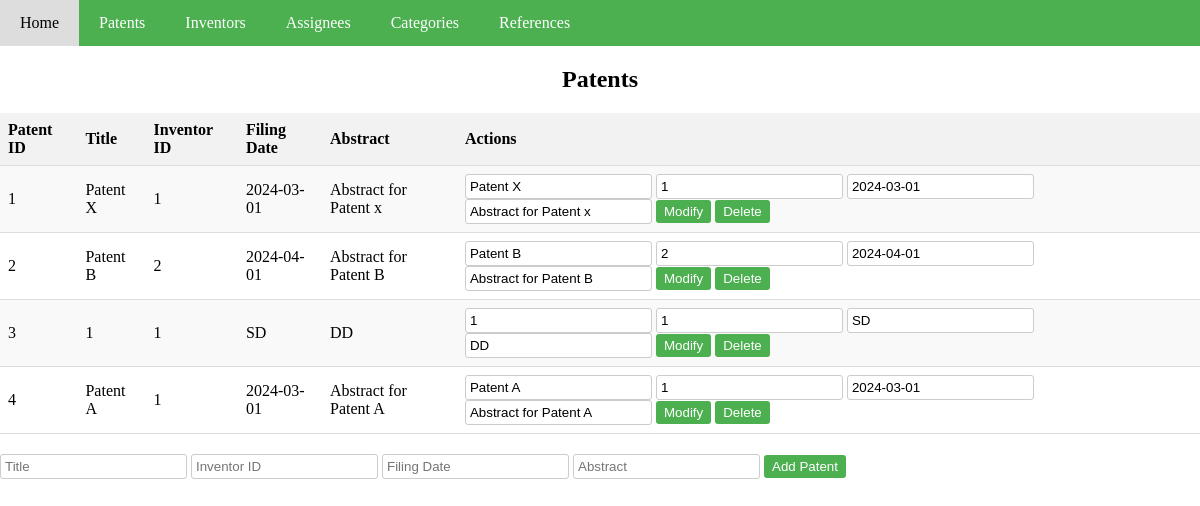
/patents, run on the app's committed database.
### app.py (models this page shows)
class Patent(db.Model):
    PatentID = db.Column(db.Integer, primary_key=True)
    Title = db.Column(db.String(100), nullable=False)
    InventorID = db.Column(db.Integer, db.ForeignKey('inventor.InventorID'), nullable=False)
    FilingDate = db.Column(db.String(20), nullable=False)
    Abstract = db.Column(db.Text, nullable=False)

### app.py (the view)
@app.route('/patents')
def patents():
    return render_template('patents.html', patents=Patent.query.all())

### templates/patents.html (shortened to what this page needs)
<!DOCTYPE html>
<html lang="en">
<head>
</head>
<body>
  <div class="container">
    <div class="navbar">
      <a href="/">Home</a>
      <a href="/patents">Patents</a>
      <a href="/inventors">Inventors</a>
      <a href="/assignees">Assignees</a>
      <a href="/categories">Categories</a>
      <a href="/references">References</a>
    </div>
    <h2>Patents</h2>
    <table>
      <tr>
        <th>Patent ID</th>
        <th>Title</th>
        <th>Inventor ID</th>
        <th>Filing Date</th>
        <th>Abstract</th>
        <th>Actions</th>
      </tr>
      {% for patent in patents %}
      <tr>
        <td>{{ patent.PatentID }}</td>
        <td>{{ patent.Title }}</td>
        <td>{{ patent.InventorID }}</td>
        <td>{{ patent.FilingDate }}</td>
        <td>{{ patent.Abstract }}</td>
        <td>
          <form method="POST" action="/modify_patent/{{ patent.PatentID }}">
            <input type="text" name="title" value="{{ patent.Title }}">
            <input type="text" name="inventor_id" value="{{ patent.InventorID }}">
            <input type="text" name="filing_date" value="{{ patent.FilingDate }}">
            <input type="text" name="abstract" value="{{ patent.Abstract }}">
            <button type="submit">Modify</button>
          </form>
          <form method="POST" action="/delete_patent/{{ patent.PatentID }}">
            <button type="submit">Delete</button>
          </form>
        </td>
      </tr>
      {% endfor %}
    </table>
    <form method="POST" action="/add_patent">
      <input type="text" name="title" placeholder="Title" required>
      <input type="text" name="inventor_id" placeholder="Inventor ID" required>
      <input type="text" name="filing_date" placeholder="Filing Date" required>
      <input type="text" name="abstract" placeholder="Abstract" required>
      <button type="submit">Add Patent</button>
    </form>
  </div>
</body>
</html>

### templates/patents.html (style rules this page uses)
.navbar { overflow: hidden; background-color: #4caf50; }
.navbar a { float: left; display: block; color: white; text-align: center; padding: 14px 20px; text-decoration: none; }
body, html { height: 100%; margin: 0; display: flex; justify-content: center; }
.container { width: 95%; }
table { width: 100%; border-collapse: collapse; margin-bottom: 20px; }
th, td { padding: 8px; border-bottom: 1px solid #ddd; text-align: left; }
th { background-color: #f2f2f2; }
tr:nth-child(even) { background-color: #f9f9f9; }
form { display: inline; }
input[type="text"] { padding: 4px; border: 1px solid #ccc; border-radius: 3px; }
button { padding: 4px 8px; background-color: #4caf50; color: white; border: none; border-radius: 3px; cursor: pointer; }
.container { width: 100%; }
h2 { text-align: center; }

### data on the page
Patent: PatentID "1", Title "Patent X", InventorID "1", FilingDate "2024-03-01", Abstract "Abstract for Patent x", title "Patent X", inventor_id "1", filing_date "2024-03-01", abstract "Abstract for Patent x"
Patent: PatentID "2", Title "Patent B", InventorID "2", FilingDate "2024-04-01", Abstract "Abstract for Patent B", title "Patent B", inventor_id "2", filing_date "2024-04-01", abstract "Abstract for Patent B"
Patent: PatentID "3", Title "1", InventorID "1", FilingDate "SD", Abstract "DD", title "1", inventor_id "1", filing_date "SD", abstract "DD"
Patent: PatentID "4", Title "Patent A", InventorID "1", FilingDate "2024-03-01", Abstract "Abstract for Patent A", title "Patent A", inventor_id "1", filing_date "2024-03-01", abstract "Abstract for Patent A"
